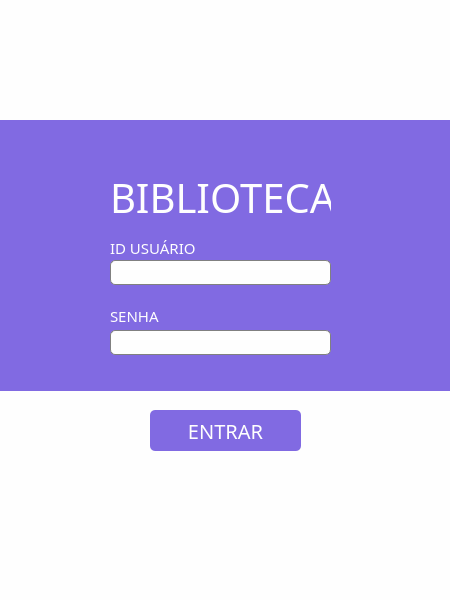
<?xml version="1.0" encoding="UTF-8"?>
<ui version="4.0">
 <class>telaLogin</class>
 <widget class="QMainWindow" name="telaLogin">
  <property name="geometry">
   <rect>
    <x>0</x>
    <y>0</y>
    <width>450</width>
    <height>600</height>
   </rect>
  </property>
  <property name="sizePolicy">
   <sizepolicy hsizetype="Fixed" vsizetype="Fixed">
    <horstretch>45</horstretch>
    <verstretch>0</verstretch>
   </sizepolicy>
  </property>
  <property name="minimumSize">
   <size>
    <width>450</width>
    <height>600</height>
   </size>
  </property>
  <property name="maximumSize">
   <size>
    <width>450</width>
    <height>600</height>
   </size>
  </property>
  <property name="sizeIncrement">
   <size>
    <width>450</width>
    <height>600</height>
   </size>
  </property>
  <property name="windowTitle">
   <string>BIBLIOTECA</string>
  </property>
  <property name="windowIcon">
   <iconset resource="arquivos.qrc">
    <normaloff>:/images/images/logo.ico</normaloff>:/images/images/logo.ico</iconset>
  </property>
  <property name="styleSheet">
   <string notr="true">background-color:#fefefe</string>
  </property>
  <widget class="QWidget" name="centralwidget">
   <widget class="QPushButton" name="emprestimo_bt">
    <property name="geometry">
     <rect>
      <x>166</x>
      <y>60</y>
      <width>111</width>
      <height>100</height>
     </rect>
    </property>
    <property name="cursor">
     <cursorShape>PointingHandCursor</cursorShape>
    </property>
    <property name="autoFillBackground">
     <bool>false</bool>
    </property>
    <property name="styleSheet">
     <string notr="true">border-style: none;
background-color:none;</string>
    </property>
    <property name="text">
     <string/>
    </property>
    <property name="icon">
     <iconset resource="arquivos.qrc">
      <normaloff>:/images/images/logo.ico</normaloff>:/images/images/logo.ico</iconset>
    </property>
    <property name="iconSize">
     <size>
      <width>100</width>
      <height>100</height>
     </size>
    </property>
   </widget>
   <widget class="QLabel" name="login_4">
    <property name="geometry">
     <rect>
      <x>110</x>
      <y>170</y>
      <width>221</width>
      <height>50</height>
     </rect>
    </property>
    <property name="maximumSize">
     <size>
      <width>16777215</width>
      <height>50</height>
     </size>
    </property>
    <property name="styleSheet">
     <string notr="true">font-family:Franklin Gothic Heavy;
font-size:40px;
color:#fefefe;
background-color:none;
</string>
    </property>
    <property name="text">
     <string>BIBLIOTECA</string>
    </property>
    <property name="textFormat">
     <enum>Qt::PlainText</enum>
    </property>
    <property name="alignment">
     <set>Qt::AlignCenter</set>
    </property>
    <property name="textInteractionFlags">
     <set>Qt::TextSelectableByMouse</set>
    </property>
   </widget>
   <widget class="QFrame" name="frame">
    <property name="geometry">
     <rect>
      <x>-10</x>
      <y>120</y>
      <width>471</width>
      <height>271</height>
     </rect>
    </property>
    <property name="styleSheet">
     <string notr="true">background-color:#816ae2;
border:none;</string>
    </property>
    <property name="frameShape">
     <enum>QFrame::StyledPanel</enum>
    </property>
    <property name="frameShadow">
     <enum>QFrame::Raised</enum>
    </property>
    <widget class="QLabel" name="idUsuarioEscrita_4">
     <property name="geometry">
      <rect>
       <x>120</x>
       <y>110</y>
       <width>221</width>
       <height>36</height>
      </rect>
     </property>
     <property name="styleSheet">
      <string notr="true">font-size:15px;
font-family:Franklin Gothic Heavy;
color:#fefefe;
background-color:none;</string>
     </property>
     <property name="text">
      <string>ID USUÁRIO</string>
     </property>
    </widget>
    <widget class="QLineEdit" name="login_txt">
     <property name="geometry">
      <rect>
       <x>120</x>
       <y>140</y>
       <width>221</width>
       <height>25</height>
      </rect>
     </property>
     <property name="minimumSize">
      <size>
       <width>0</width>
       <height>25</height>
      </size>
     </property>
     <property name="maximumSize">
      <size>
       <width>16777215</width>
       <height>25</height>
      </size>
     </property>
     <property name="styleSheet">
      <string notr="true">border: 1px solid grey;
  border-radius: 5px;
background-color:#fefefe</string>
     </property>
    </widget>
    <widget class="QLabel" name="senhaEscrita_4">
     <property name="geometry">
      <rect>
       <x>120</x>
       <y>180</y>
       <width>221</width>
       <height>31</height>
      </rect>
     </property>
     <property name="styleSheet">
      <string notr="true">font-size:15px;
font-family:Franklin Gothic Heavy;
color:#fefefe;
background-color:none;</string>
     </property>
     <property name="text">
      <string>SENHA</string>
     </property>
    </widget>
    <widget class="QLineEdit" name="senha_txt">
     <property name="geometry">
      <rect>
       <x>120</x>
       <y>210</y>
       <width>221</width>
       <height>25</height>
      </rect>
     </property>
     <property name="minimumSize">
      <size>
       <width>0</width>
       <height>25</height>
      </size>
     </property>
     <property name="maximumSize">
      <size>
       <width>16777215</width>
       <height>25</height>
      </size>
     </property>
     <property name="styleSheet">
      <string notr="true">border: 1px solid grey;
  border-radius: 5px;
background-color:#fefefe</string>
     </property>
     <property name="text">
      <string/>
     </property>
     <property name="echoMode">
      <enum>QLineEdit::Password</enum>
     </property>
    </widget>
   </widget>
   <widget class="QPushButton" name="entrar">
    <property name="geometry">
     <rect>
      <x>150</x>
      <y>410</y>
      <width>151</width>
      <height>41</height>
     </rect>
    </property>
    <property name="cursor">
     <cursorShape>PointingHandCursor</cursorShape>
    </property>
    <property name="styleSheet">
     <string notr="true">QPushButton {
		font-size: 20px;
border-radius: 5px;
background-color:#816ae2;
color: #fefefe;
font-family:Franklin Gothic Heavy;

}

:hover {
		background-color:#9485f9;
}
</string>
    </property>
    <property name="text">
     <string>ENTRAR</string>
    </property>
   </widget>
   <zorder>frame</zorder>
   <zorder>emprestimo_bt</zorder>
   <zorder>login_4</zorder>
   <zorder>entrar</zorder>
  </widget>
  <widget class="QMenuBar" name="menubar">
   <property name="geometry">
    <rect>
     <x>0</x>
     <y>0</y>
     <width>450</width>
     <height>21</height>
    </rect>
   </property>
  </widget>
  <widget class="QStatusBar" name="statusbar"/>
 </widget>
 <resources>
  <include location="arquivos.qrc"/>
 </resources>
 <connections/>
</ui>
